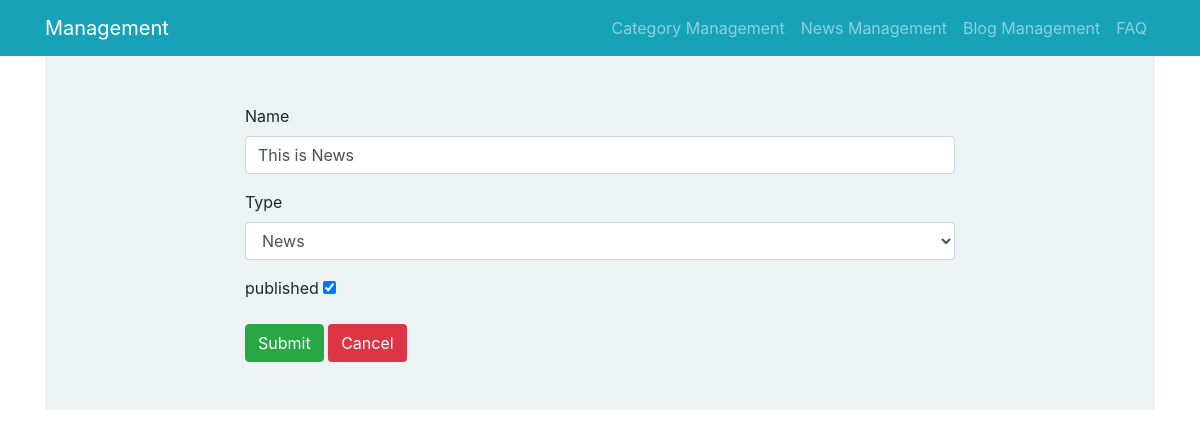
/category_management/edit_category/1, run on the app's committed database.
### category_management/models.py (models this page shows, shortened)
class Category(models.Model):
    class Meta:
        db_table = 'category'
    id = models.AutoField(primary_key=True)
    name = models.CharField(max_length=150)
    type = models.CharField(max_length=300, choices = CHOICES)
    published = models.BooleanField(max_length=300, choices = published_options)

### category_management/views.py (the view)
# urls.py: path('edit_category/<int:pk>', EditCategoryView.as_view(), name="edit_category"),
class EditCategoryView(UpdateView):
    model = Category
    form_class = CategoryForm
    pk_url_kwarg = 'pk'
    template_name = 'category_management/edit_category.html'
    success_url = reverse_lazy('category_list')

### category_management/forms.py
class CategoryForm(forms.ModelForm):
    options = (
        ('NEWS', 'News'),
        ('ARTICAL', 'Artical'),
        ('BLOG', 'Blog'),
        ('FAQ', 'Faq'),
        ('LEGAL TERMS', 'Legal Terms'),
    )
    TRUE_FALSE_CHOICES = ((True, 'Yes'),(False, 'No'))
    name = forms.CharField(widget=forms.TextInput(attrs={'class': 'form-control'}))
    type = forms.CharField(widget=forms.Select(choices=options, attrs={'class': 'form-control'}))
    published = forms.ChoiceField(choices = TRUE_FALSE_CHOICES, label="published", initial='', widget=forms.CheckboxInput(), required=True)
    class Meta:
        model = Category
        fields = ['name', 'type', 'published']

### templates/category_management/edit_category.html (shortened to what this page needs)
{% extends 'base.html' %}
{% block content %}
<div class="container pb-5 pt-5" style="background: rgba(205, 222, 226, 0.37); ">
    <div class="row justify-content-center">
        <div class="col-md-8">
            <form method="post" novalidate>
                {% for field in form.visible_fields %}
                    <div class="form-group">
                        <label for="{{ field.id_for_label }}">{{field.label}}</label>
                        {{field}}
                    </div>
                {% endfor %}
                <div>
                    <button type="submit" class="btn btn-success">Submit</button>
                    <a href="{% url 'category_list' %}" class="btn btn-default bg-danger text-white">Cancel</a>
                </div>
            </form>
        </div>
    </div>
</div>
{% endblock %}

### data on the page
Category: visible_fields "This is News" "News" "☑"

### other printed values
{{ field.label }} "Name" "Type" "published"
